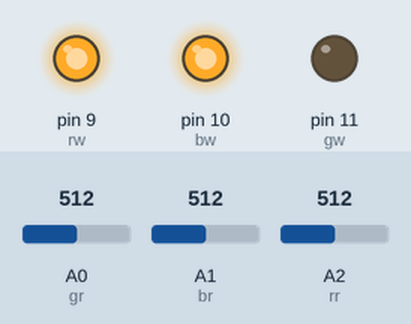
Recording of a sketch running on a simulated Arduino Uno, built with avr-gcc and run on an emulated ATmega328P. On the bench: output pins drawn as LEDs (lit = HIGH). The inputs (shaded band) are chosen by the test bench; at power-on: A0 (gr) = 512, A1 (br) = 512, A2 (rr) = 512.

Above: at 1.2 s.
1.3 s: A0 (gr) set to 716
At 1.7 s:
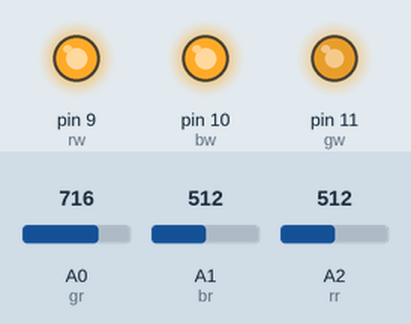
2.8 s: A1 (br) set to 122
At 4.0 s:
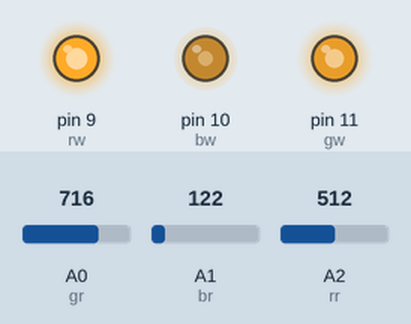
4.3 s: A2 (rr) set to 122
At 5.2 s:
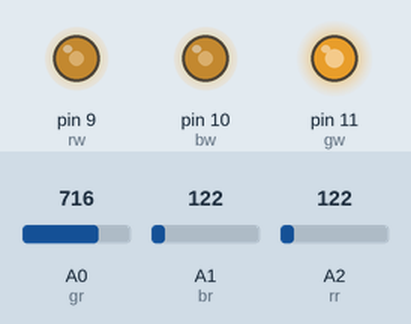
5.8 s: A1 (br) set to 0
At 6.4 s:
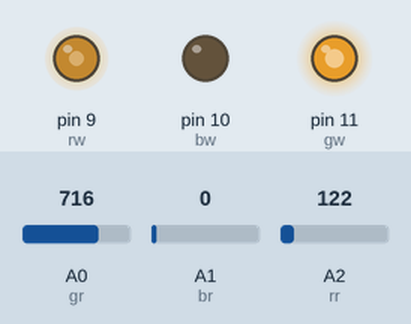
7.3 s: A2 (rr) set to 0
At 8.5 s:
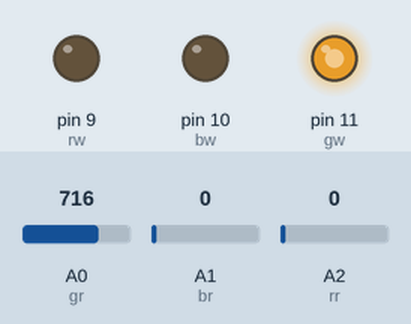
8.8 s: A0 (gr) set to 757
10.3 s: A0 (gr) set to 768
At 11.1 s:
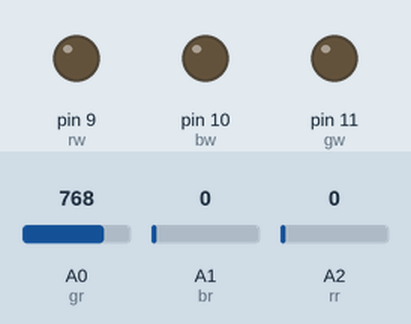
Timing chart, 0 to 12.8 s (numbered marks = the images above; inputs shaded):
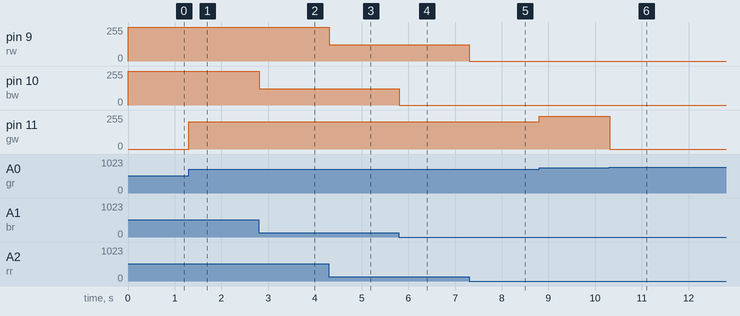

Measured:
- after the input at 1.3 s, pin 11 (gw): 0/255 → 204/255 at once
- after the input at 2.8 s, pin 10 (bw): 255/255 → 122/255 at once
- after the input at 4.3 s, pin 9 (rw): 255/255 → 122/255 at once
- after the input at 5.8 s, pin 10 (bw): 122/255 → 0/255 at once
- after the input at 7.3 s, pin 9 (rw): 122/255 → 0/255 at once
- after the input at 8.8 s, pin 11 (gw): 204/255 → 245/255 at once
- after the input at 10.3 s, pin 11 (gw): 245/255 → 0/255 at once

The sketch:

12_project.ino
```cpp
int gr = 0;
int br = 1;
int rr = 2;
int gw = 11;
int bw = 10;
int rw = 9;
int g;
int b;
int r;
void setup() {
  // put your setup code here, to run once:
  pinMode(gw, OUTPUT);
  pinMode(bw, OUTPUT);
  pinMode(rw, OUTPUT);
}

void loop() {
  g = analogRead(gr);
  b = analogRead(br);
  r = analogRead(rr);
  analogWrite(gw, g);
  analogWrite(bw, b);
  analogWrite(rw, r);
  delay(10);
}
```
